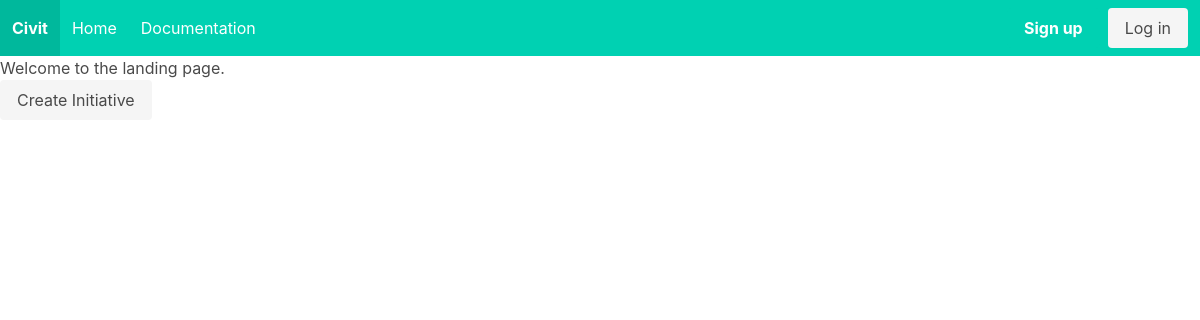
/, run on an earlier commit of the app's database.
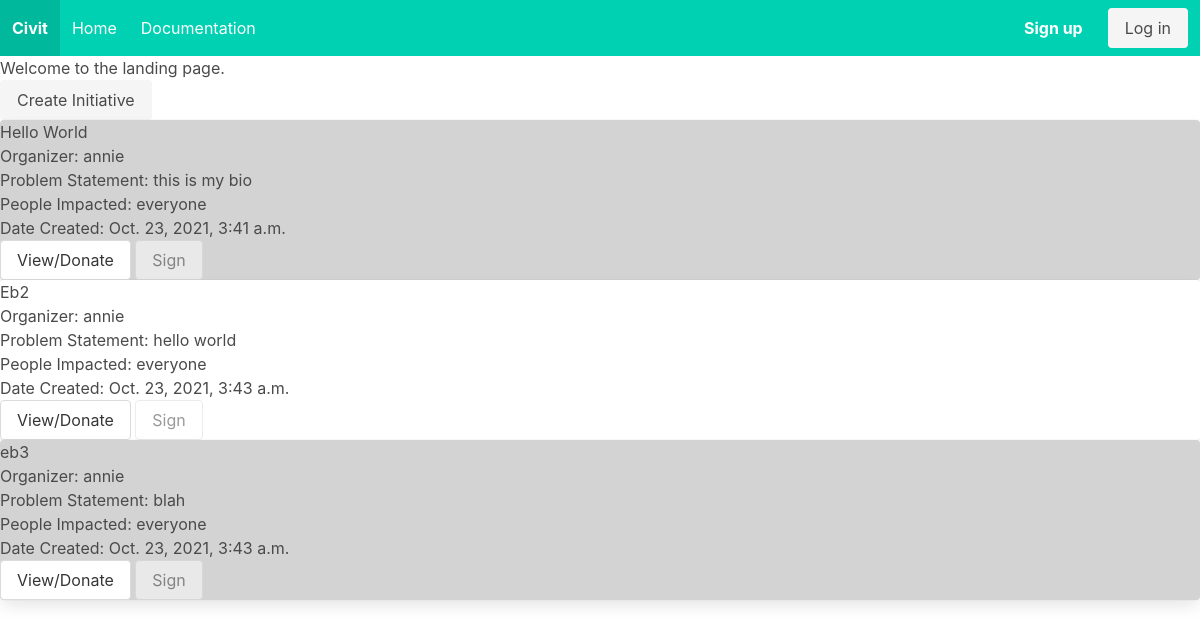
And on a later commit of the database.
### initz/models.py (models this page shows, shortened)
class Initiative(models.Model):
    primary_organizer = models.ForeignKey(User, related_name='primary_organizer', on_delete=models.CASCADE)
    title = models.CharField(max_length=200)
    problem_statement = models.TextField()
    people_impact = models.TextField()
    legislative_scope = models.TextField()
    date_created = models.DateTimeField(auto_now_add=True, editable=False)
    type = models.CharField(max_length=25)
    supporters = models.ManyToManyField(User, related_name='supporters')
    donors = models.ManyToManyField(User, related_name='donors')
    sponsors = models.ManyToManyField(User, related_name='sponsors')
    organizers = models.ManyToManyField(User, related_name='organizers')

### accounts/models.py (models this page shows)
class User(AbstractUser):
    bio = models.TextField(max_length=500, blank=True)
    profile_picture = models.URLField(blank=True, null=True)

### accounts/views.py (the view)
# urls.py: 2. Add a URL to urlpatterns:  path('', views.home, name='home')
def home(request):
    initiatives = Initiative.objects.all()
    return render(request, 'home_a.html', {'initiatives':initiatives})

### templates/home_a.html
{% extends 'base.html' %}
{% block content %}
    <div>
        <h1>Welcome to the landing page.</h1>
        <a class="button is-light" href="{% url 'create' %}">Create Initiative</a>
        {% for init in initiatives %}
        {% if forloop.counter0|divisibleby:2 %}
        <div class="card" style="background-color:#D3D3D3">
        {% else %}
        <div class="card">
        {% endif %}
            <h2>{{ init.title }}</h2>
            <h3>Organizer: {{ init.primary_organizer }}</h3>
            <p>Problem Statement: {{ init.problem_statement }}</p>
            <p>People Impacted: {{ init.people_impact }}</p>
            <p>Date Created: {{ init.date_created }}</p>
            <a class="button" href="{% url 'viewinit' init.pk %}">View/Donate</a>
            {% if user.is_authenticated and user not in init.supporters.all %}
            <a class="button" href="{% url 'sign' init.pk %}">Sign</a>
            {% else %}
            <a class="button" disabled>Sign</a>
            {% endif %}
        </div>
        {% endfor %}
    </div>
{% endblock %}

### templates/base.html (shortened to what this page needs)
<!DOCTYPE html>
<html lang="en">
<head>
    <link rel="stylesheet" href="https://cdn.jsdelivr.net/npm/bulma@0.9.3/css/bulma.min.css">
</head>
<body>
<div>
    <div>
        <nav class="navbar is-primary" role="navigation" aria-label="main navigation">
  <div class="navbar-brand">
    <a class="navbar-item" href="{% url 'landing' %}">
      <b>Civit</b>
    </a>
  </div>
  <div id="navbarBasicExample" class="navbar-menu">
    <div class="navbar-start">
      <a class="navbar-item" href="{% url 'landing' %}">
        Home
      </a>
      <a class="navbar-item">
        Documentation
      </a>
    </div>
    <div class="navbar-end">
      <div class="navbar-item">
        <div class="buttons">
          {% if user.is_authenticated %}
            <a class="button is-light" href="{% url 'dashboard' %}">
            Dashboard
          </a>
              <a class="button is-light" href="{% url 'logout' %}">
            Logout
          </a>
              <a class="button" href="{% url 'create' %}">
                Create
              </a>
        {% else %}
            <a class="button is-primary" href="{% url 'register' %}">
            <strong>Sign up</strong>
          </a>
          <a class="button is-light" href="{% url 'login' %}">
            Log in
          </a>
        {% endif %}
        </div>
      </div>
    </div>
  </div>
</nav>
    </div>
    <div>
        {% block content %}
        {% endblock %}
    </div>
</div>
</body>
</html>

What changed in the data, as far as the page shows it:
added Initiative: title "Hello World", primary_organizer "annie", problem_statement "this is my bio", people_impact "everyone", date_created "Oct. 23, 2021, 3:41 a.m."
added Initiative: title "Eb2", primary_organizer "annie", problem_statement "hello world", people_impact "everyone", date_created "Oct. 23, 2021, 3:43 a.m."
added Initiative: title "eb3", primary_organizer "annie", problem_statement "blah", people_impact "everyone", date_created "Oct. 23, 2021, 3:43 a.m."
